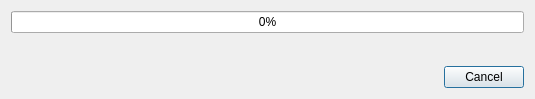
<?xml version="1.0" encoding="UTF-8"?>
<ui version="4.0">
 <class>DialogHashProcess</class>
 <widget class="QDialog" name="DialogHashProcess">
  <property name="geometry">
   <rect>
    <x>0</x>
    <y>0</y>
    <width>535</width>
    <height>99</height>
   </rect>
  </property>
  <property name="windowTitle">
   <string>Process</string>
  </property>
  <layout class="QVBoxLayout" name="verticalLayout">
   <item>
    <widget class="QProgressBar" name="progressBar">
     <property name="value">
      <number>0</number>
     </property>
     <property name="alignment">
      <set>Qt::AlignCenter</set>
     </property>
    </widget>
   </item>
   <item>
    <spacer name="verticalSpacer">
     <property name="orientation">
      <enum>Qt::Vertical</enum>
     </property>
     <property name="sizeHint" stdset="0">
      <size>
       <width>20</width>
       <height>40</height>
      </size>
     </property>
    </spacer>
   </item>
   <item>
    <layout class="QHBoxLayout" name="horizontalLayout">
     <item>
      <spacer name="horizontalSpacer">
       <property name="orientation">
        <enum>Qt::Horizontal</enum>
       </property>
       <property name="sizeHint" stdset="0">
        <size>
         <width>40</width>
         <height>20</height>
        </size>
       </property>
      </spacer>
     </item>
     <item>
      <widget class="QPushButton" name="pushButtonCancel">
       <property name="text">
        <string>Cancel</string>
       </property>
      </widget>
     </item>
    </layout>
   </item>
  </layout>
 </widget>
 <resources/>
 <connections/>
</ui>
